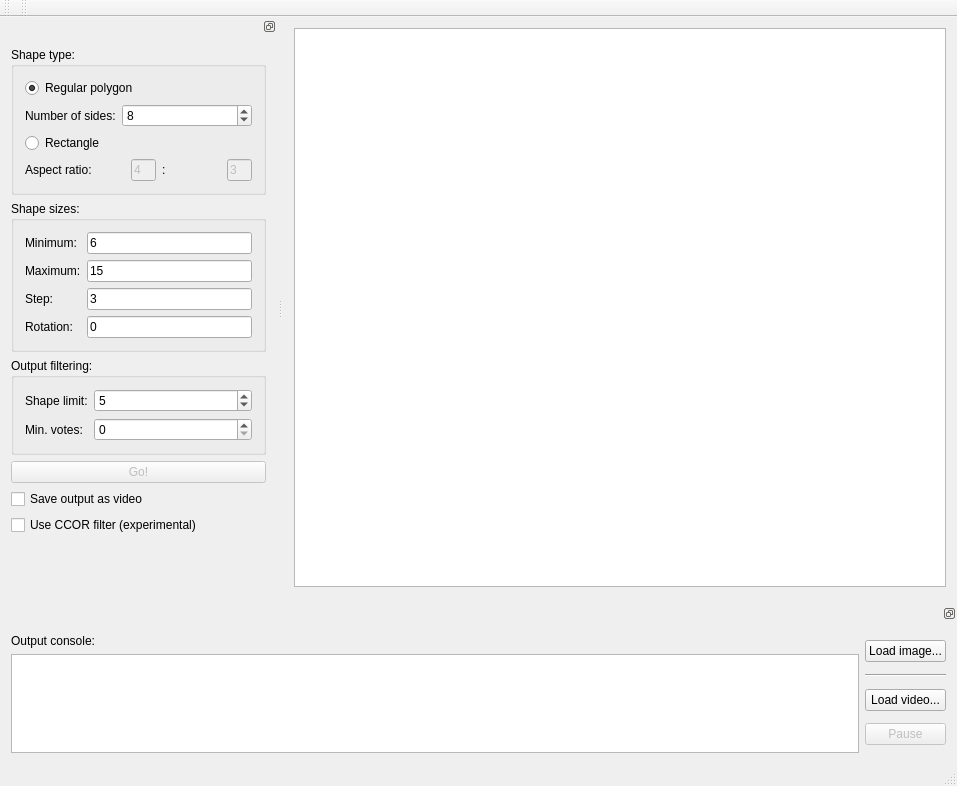
<?xml version="1.0" encoding="UTF-8"?>
<ui version="4.0">
 <class>MainWindow</class>
 <widget class="QMainWindow" name="MainWindow">
  <property name="geometry">
   <rect>
    <x>0</x>
    <y>0</y>
    <width>957</width>
    <height>786</height>
   </rect>
  </property>
  <property name="windowTitle">
   <string>Road sign detection</string>
  </property>
  <widget class="QWidget" name="centralWidget">
   <layout class="QVBoxLayout" name="verticalLayout">
    <item>
     <widget class="OpenCVWidget" name="openCVView"/>
    </item>
   </layout>
  </widget>
  <widget class="QMenuBar" name="menuBar">
   <property name="geometry">
    <rect>
     <x>0</x>
     <y>0</y>
     <width>957</width>
     <height>25</height>
    </rect>
   </property>
  </widget>
  <widget class="QToolBar" name="mainToolBar">
   <attribute name="toolBarArea">
    <enum>TopToolBarArea</enum>
   </attribute>
   <attribute name="toolBarBreak">
    <bool>false</bool>
   </attribute>
  </widget>
  <widget class="QStatusBar" name="statusBar"/>
  <widget class="QToolBar" name="toolBar">
   <property name="windowTitle">
    <string>toolBar</string>
   </property>
   <attribute name="toolBarArea">
    <enum>TopToolBarArea</enum>
   </attribute>
   <attribute name="toolBarBreak">
    <bool>false</bool>
   </attribute>
  </widget>
  <widget class="QDockWidget" name="dockWidget_2">
   <property name="minimumSize">
    <size>
     <width>338</width>
     <height>160</height>
    </size>
   </property>
   <property name="maximumSize">
    <size>
     <width>524287</width>
     <height>160</height>
    </size>
   </property>
   <property name="features">
    <set>QDockWidget::DockWidgetFloatable|QDockWidget::DockWidgetMovable</set>
   </property>
   <attribute name="dockWidgetArea">
    <number>8</number>
   </attribute>
   <widget class="QWidget" name="dockWidgetContents_2">
    <layout class="QHBoxLayout" name="horizontalLayout">
     <item>
      <layout class="QVBoxLayout" name="verticalLayout_5">
       <item>
        <widget class="QLabel" name="consoleLbl">
         <property name="text">
          <string>Output console:</string>
         </property>
        </widget>
       </item>
       <item>
        <widget class="QPlainTextEdit" name="outputConsole">
         <property name="readOnly">
          <bool>true</bool>
         </property>
        </widget>
       </item>
      </layout>
     </item>
     <item>
      <layout class="QVBoxLayout" name="verticalLayout_2">
       <item>
        <widget class="QPushButton" name="loadImgBtn">
         <property name="text">
          <string>Load image...</string>
         </property>
        </widget>
       </item>
       <item>
        <widget class="Line" name="line">
         <property name="orientation">
          <enum>Qt::Horizontal</enum>
         </property>
        </widget>
       </item>
       <item>
        <widget class="QPushButton" name="loadVideoBtn">
         <property name="text">
          <string>Load video...</string>
         </property>
        </widget>
       </item>
       <item>
        <widget class="QPushButton" name="playPauseBtn">
         <property name="enabled">
          <bool>false</bool>
         </property>
         <property name="text">
          <string>Pause</string>
         </property>
        </widget>
       </item>
      </layout>
     </item>
    </layout>
   </widget>
  </widget>
  <widget class="QDockWidget" name="dockWidget">
   <property name="minimumSize">
    <size>
     <width>277</width>
     <height>562</height>
    </size>
   </property>
   <property name="features">
    <set>QDockWidget::DockWidgetFloatable|QDockWidget::DockWidgetMovable</set>
   </property>
   <attribute name="dockWidgetArea">
    <number>1</number>
   </attribute>
   <widget class="QWidget" name="dockWidgetContents">
    <layout class="QVBoxLayout" name="verticalLayout_3">
     <item>
      <widget class="QGroupBox" name="groupBox">
       <property name="title">
        <string>Shape type:</string>
       </property>
       <layout class="QFormLayout" name="formLayout_3">
        <item row="0" column="0" colspan="2">
         <widget class="QRadioButton" name="regPolyRadio">
          <property name="text">
           <string>Regular polygon</string>
          </property>
          <property name="checked">
           <bool>true</bool>
          </property>
         </widget>
        </item>
        <item row="1" column="0">
         <widget class="QLabel" name="label_8">
          <property name="text">
           <string>Number of sides:</string>
          </property>
         </widget>
        </item>
        <item row="1" column="1">
         <widget class="QSpinBox" name="numSides">
          <property name="value">
           <number>8</number>
          </property>
         </widget>
        </item>
        <item row="2" column="0">
         <widget class="QRadioButton" name="rectRadio">
          <property name="text">
           <string>Rectangle</string>
          </property>
         </widget>
        </item>
        <item row="3" column="0" colspan="2">
         <layout class="QHBoxLayout" name="horizontalLayout_2">
          <item>
           <widget class="QLabel" name="label">
            <property name="minimumSize">
             <size>
              <width>100</width>
              <height>0</height>
             </size>
            </property>
            <property name="text">
             <string>Aspect ratio:</string>
            </property>
           </widget>
          </item>
          <item>
           <widget class="QLineEdit" name="horizAspect">
            <property name="enabled">
             <bool>false</bool>
            </property>
            <property name="maximumSize">
             <size>
              <width>25</width>
              <height>16777215</height>
             </size>
            </property>
            <property name="text">
             <string>4</string>
            </property>
           </widget>
          </item>
          <item>
           <widget class="QLabel" name="label_2">
            <property name="text">
             <string>:</string>
            </property>
           </widget>
          </item>
          <item>
           <widget class="QLineEdit" name="vertAspect">
            <property name="enabled">
             <bool>false</bool>
            </property>
            <property name="maximumSize">
             <size>
              <width>25</width>
              <height>16777215</height>
             </size>
            </property>
            <property name="text">
             <string>3</string>
            </property>
           </widget>
          </item>
         </layout>
        </item>
       </layout>
      </widget>
     </item>
     <item>
      <widget class="QGroupBox" name="groupBox_2">
       <property name="title">
        <string>Shape sizes:</string>
       </property>
       <layout class="QFormLayout" name="formLayout">
        <item row="0" column="0">
         <widget class="QLabel" name="label_3">
          <property name="text">
           <string>Minimum:</string>
          </property>
         </widget>
        </item>
        <item row="0" column="1">
         <widget class="QLineEdit" name="minSize">
          <property name="text">
           <string>6</string>
          </property>
         </widget>
        </item>
        <item row="1" column="0">
         <widget class="QLabel" name="label_4">
          <property name="text">
           <string>Maximum:</string>
          </property>
         </widget>
        </item>
        <item row="1" column="1">
         <widget class="QLineEdit" name="maxSize">
          <property name="text">
           <string>15</string>
          </property>
         </widget>
        </item>
        <item row="2" column="0">
         <widget class="QLabel" name="label_5">
          <property name="text">
           <string>Step:</string>
          </property>
         </widget>
        </item>
        <item row="2" column="1">
         <widget class="QLineEdit" name="step">
          <property name="text">
           <string>3</string>
          </property>
         </widget>
        </item>
        <item row="3" column="0">
         <widget class="QLabel" name="label_9">
          <property name="text">
           <string>Rotation:</string>
          </property>
         </widget>
        </item>
        <item row="3" column="1">
         <widget class="QLineEdit" name="rotation">
          <property name="text">
           <string>0</string>
          </property>
         </widget>
        </item>
       </layout>
      </widget>
     </item>
     <item>
      <widget class="QGroupBox" name="groupBox_3">
       <property name="title">
        <string>Output filtering:</string>
       </property>
       <layout class="QFormLayout" name="formLayout_2">
        <item row="0" column="0">
         <widget class="QLabel" name="label_6">
          <property name="text">
           <string>Shape limit:</string>
          </property>
         </widget>
        </item>
        <item row="0" column="1">
         <widget class="QSpinBox" name="shapeLimit">
          <property name="value">
           <number>5</number>
          </property>
         </widget>
        </item>
        <item row="1" column="0">
         <widget class="QLabel" name="label_7">
          <property name="text">
           <string>Min. votes:</string>
          </property>
         </widget>
        </item>
        <item row="1" column="1">
         <widget class="QSpinBox" name="voteReq"/>
        </item>
       </layout>
      </widget>
     </item>
     <item>
      <widget class="QPushButton" name="goBtn">
       <property name="enabled">
        <bool>false</bool>
       </property>
       <property name="text">
        <string>Go!</string>
       </property>
      </widget>
     </item>
     <item>
      <widget class="QCheckBox" name="saveAsVideo">
       <property name="text">
        <string>Save output as video</string>
       </property>
       <property name="checked">
        <bool>false</bool>
       </property>
      </widget>
     </item>
     <item>
      <widget class="QCheckBox" name="useCCOR">
       <property name="text">
        <string>Use CCOR filter (experimental)</string>
       </property>
      </widget>
     </item>
     <item>
      <spacer name="verticalSpacer">
       <property name="orientation">
        <enum>Qt::Vertical</enum>
       </property>
       <property name="sizeHint" stdset="0">
        <size>
         <width>20</width>
         <height>40</height>
        </size>
       </property>
      </spacer>
     </item>
    </layout>
   </widget>
  </widget>
 </widget>
 <layoutdefault spacing="6" margin="11"/>
 <customwidgets>
  <customwidget>
   <class>OpenCVWidget</class>
   <extends>QGraphicsView</extends>
   <header>opencvwidget.h</header>
  </customwidget>
 </customwidgets>
 <resources/>
 <connections>
  <connection>
   <sender>loadVideoBtn</sender>
   <signal>clicked()</signal>
   <receiver>MainWindow</receiver>
   <slot>loadVideo()</slot>
   <hints>
    <hint type="sourcelabel">
     <x>198</x>
     <y>270</y>
    </hint>
    <hint type="destinationlabel">
     <x>204</x>
     <y>170</y>
    </hint>
   </hints>
  </connection>
  <connection>
   <sender>loadImgBtn</sender>
   <signal>clicked()</signal>
   <receiver>MainWindow</receiver>
   <slot>loadImage()</slot>
   <hints>
    <hint type="sourcelabel">
     <x>105</x>
     <y>296</y>
    </hint>
    <hint type="destinationlabel">
     <x>204</x>
     <y>170</y>
    </hint>
   </hints>
  </connection>
  <connection>
   <sender>playPauseBtn</sender>
   <signal>clicked()</signal>
   <receiver>MainWindow</receiver>
   <slot>togglePause()</slot>
   <hints>
    <hint type="sourcelabel">
     <x>338</x>
     <y>296</y>
    </hint>
    <hint type="destinationlabel">
     <x>204</x>
     <y>170</y>
    </hint>
   </hints>
  </connection>
 </connections>
 <slots>
  <slot>loadVideo()</slot>
  <slot>loadImage()</slot>
  <slot>togglePause()</slot>
 </slots>
</ui>
